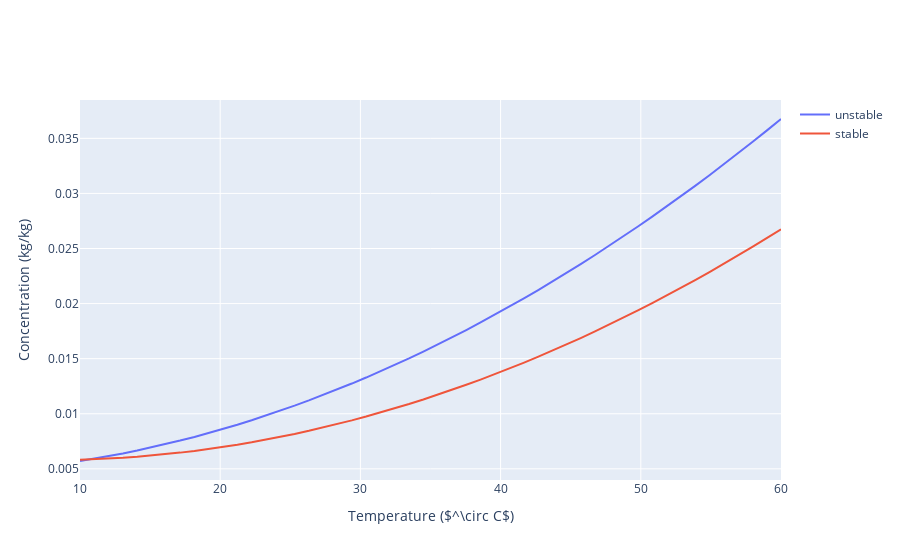

This figure's notebook cell:
### Code cell
from plotly import graph_objects as go
import numpy as np


temperature_range = np.linspace(10,60)
c_stable = solubility_stable(temperature_range)
c_unstable = solubility_unstable(temperature_range)

fig = go.Figure([
    go.Scatter(x=temperature_range, y=c_unstable, name="unstable"),
    go.Scatter(x=temperature_range, y=c_stable, name="stable"),
])

fig.update_layout(
    yaxis={"title": "Concentration (kg/kg)"}, 
    xaxis={"title": "Temperature ($^\circ C$)"},
    showlegend=True,
)
fig
